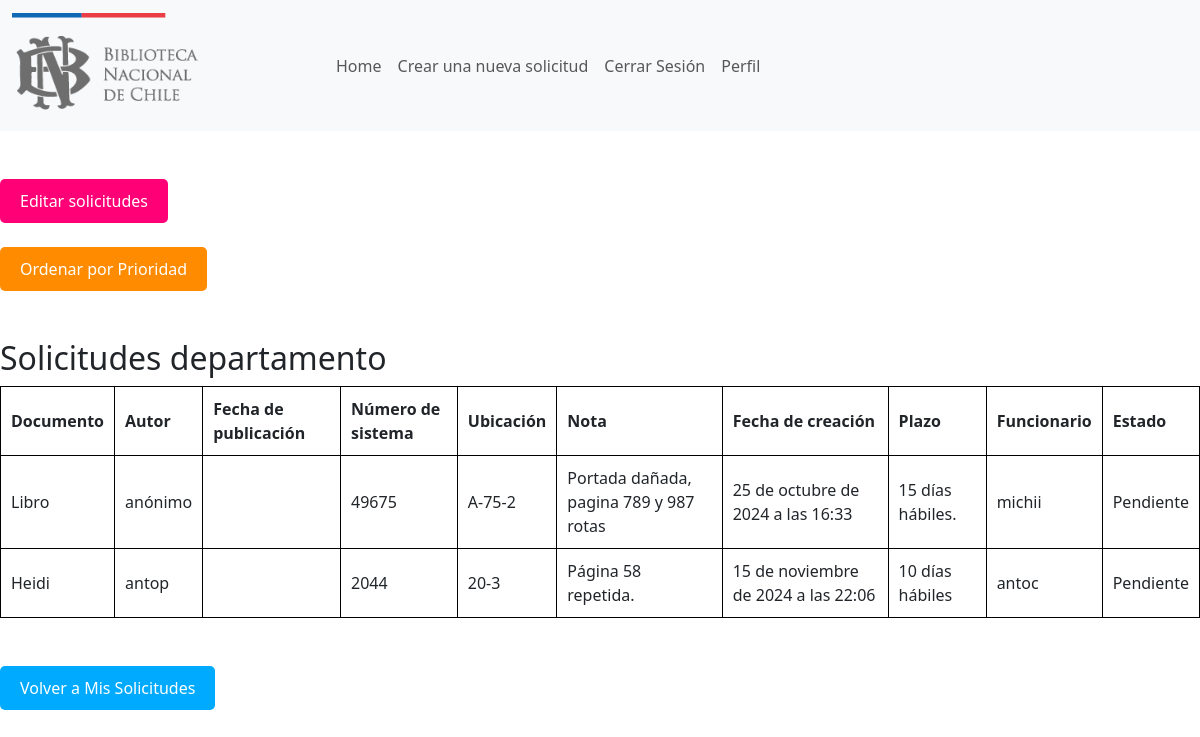
The page /solicitudes_dep/ (signed in) on the database its author committed.
### Cuentas/models.py (models this page shows, shortened)
class Solicitudes(models.Model):
    ESTADOS = [
        ('Pendiente','Pendiente'),
        ('En proceso','En proceso'),
        ('Completada','Completada'),
        ('Rechazada','Rechazada')
    ]
    DEPARTAMENTOS = [
        ("placeholder","Seleccionar"),
        ("Extensión Cultural","Extensión Cultural"),
        ("Servicio de atención a usuarios","Servicio de atención a usuarios"),
        ("Conservación","Conservación"),
        ("Digitalización","Digitalización"),
        ("Depósito Legal","Depósito Legal"),
        ("Adquisiciones Bibliográficas","Adquisiciones Bibliográficas"),
        ("Depósito Legal Electrónico","Depósito Legal Electrónico"),
        ("Mapoteca","Mapoteca"),
        ("Láminas y estampas","Láminas y estampas"),
        ("Fotográfico y audiovisual","Fotográfico y audiovisual"),
        ("Periódicos","Periódicos"),
        ("Hemeroteca","Hemeroteca"),
        ("Fondo General","Fondo General"),
        ("Sección Chilena","Sección Chilena")
        ]
    Prioridad=[
        ("Muy Importante","Muy Importante"),
        ("Importante","Importante"),
        ("Poco Importante","Poco Importante")
    ]
    documento = models.CharField(max_length=100)
    autor = models.CharField(max_length=60,blank=True)
    fecha_publicación = models.CharField(max_length=20,blank=True)
    número_de_sistema = models.CharField(max_length=20,blank=True)
    ubicación = models.CharField(max_length=20,blank=True)
    departamento = models.CharField(max_length=60, choices=DEPARTAMENTOS,default="placeholder")
    nota = models.TextField(blank=True)
    fecha = models.DateTimeField(auto_now_add=True)
    plazo = models.CharField(max_length=20, blank=True)
    funcionario = models.CharField(max_length=60)
    estado = models.CharField(max_length=20, choices=ESTADOS, default='pendiente')
    prioridad= models.CharField(max_length=120, choices=Prioridad, default="Importante")
    class Meta:
        ordering = ['-fecha']  # Ordena por fecha de manera ascendente
        ordering = ['departamento']

### Cuentas/views.py (the view)
# urls.py: path('solicitudes_dep/', views.soli_dep , name='solicitudes_dep'),
def soli_dep(request):
    if request.user.is_authenticated:
        usuario= request.user.id
        department= Personal.objects.values_list("sector").filter(name=usuario)
        department= department[0][0]
        entregar= Solicitudes.objects.filter(departamento=department).values()
        return render(request, 'solicitudes_dep.html', {"contexto":entregar})

### Cuentas/templates/solicitudes_dep.html (shortened to what this page needs)
<!DOCTYPE html>
<html lang="es">
<head>
    {% load static %}
    <link href="https://cdn.jsdelivr.net/npm/bootstrap@5.3.3/dist/css/bootstrap.min.css" rel="stylesheet">
</head>
<body>
    <nav class="navbar navbar-expand-lg navbar-light bg-light">
        <div class="container-fluid">
            <a class="navbar-brand" href="{% url 'Home' %}">
                <img src="{% static 'CSS/images/Logos_portal_Biblioteca_Nacional.png' %}" alt="logo" width="300">
            </a>
            <div class="collapse navbar-collapse" id="navbarSupportedContent">
                <ul class="navbar-nav me-auto mb-2 mb-lg-0">
                    <li class="nav-item">
                        <a class="nav-link" href="{% url 'Home' %}">Home</a>
                    </li>
                    {% if user.is_authenticated %}
                        <li class="nav-item">
                            <a class="nav-link" href="/solicitudes">Crear una nueva solicitud</a>
                        </li>
                        <li class="nav-item">
                            <a class="nav-link" href="/cerrar_sesion">Cerrar Sesión</a>
                        </li>
                        <li class="nav-item">
                            <a class="nav-link" href="/perfil">Perfil</a>
                        </li>
                    {% endif %}
                </ul>
            </div>
        </div>
    </nav>
    <br>
    <br>
    <a href="{% url 'Edit' %}">
        <button style="background-color: #ff0077; color: white; border: none; padding: 10px 20px; border-radius: 5px; cursor: pointer;">
            Editar solicitudes
        </button>
    </a>
    <br>
    <br>
    <a href="{% url 'prioridades_usuario' %}">
        <button style="background-color: #ff8c00; color: white; border: none; padding: 10px 20px; border-radius: 5px; cursor: pointer;">
            Ordenar por Prioridad
        </button>
    </a>
    <br>
    <br>
    <br>
    <h2>Solicitudes departamento</h2>
    <table>
        <thead>
            <tr>
                <th>Documento</th>
                <th>Autor</th>
                <th>Fecha de publicación</th>
                <th>Número de sistema</th>
                <th>Ubicación</th>
                <th>Nota</th>
                <th>Fecha de creación</th>
                <th>Plazo</th>
                <th>Funcionario</th>
                <th>Estado</th>
            </tr>
        </thead>
        <tbody>
            {% for x in contexto %}
                <tr>
                    <td>{{ x.documento }}</td>
                    <td>{{ x.autor }}</td>
                    <td>{{ x.fecha_publicación }}</td>
                    <td>{{ x.número_de_sistema }}</td>
                    <td>{{ x.ubicación }}</td>
                    <td>{{ x.nota }}</td>
                    <td>{{ x.fecha }}</td>
                    <td>{{ x.plazo }}</td>
                    <td>{{ x.funcionario }}</td>
                    <td>{{ x.estado }}</a></td>
                </tr>
            {% empty %}
                <tr>
                    <td colspan="7">No hay solicitudes.</td>
                </tr>
            {% endfor %}
        </tbody>
    </table>
    <br>
    <br>
    <a href="/mis_solicitudes">
        <button style="background-color: #00aaff; color: white; border: none; padding: 10px 20px; border-radius: 5px; cursor: pointer;">
            Volver a Mis Solicitudes
        </button>
    </a>
    <br>
    <br>
</body>
</html>

### Cuentas/templates/solicitudes_dep.html (style rules this page uses)
table { width: 100%; border-collapse: collapse; }
table, th, td { border: 1px solid black; }
th, td { padding: 10px; text-align: left; }

### rows shown on the page
Solicitudes: documento "Libro", autor "anónimo", número_de_sistema "49675", ubicación "A-75-2", nota "Portada dañada, pagina 789 y 987 rotas", fecha "25 de octubre de 2024 a las 16:33", plazo "15 días hábiles.", funcionario "michii", estado "Pendiente"
Solicitudes: documento "Heidi", autor "antop", número_de_sistema "2044", ubicación "20-3", nota "Página 58 repetida.", fecha "15 de noviembre de 2024 a las 22:06", plazo "10 días hábiles", funcionario "antoc", estado "Pendiente"
